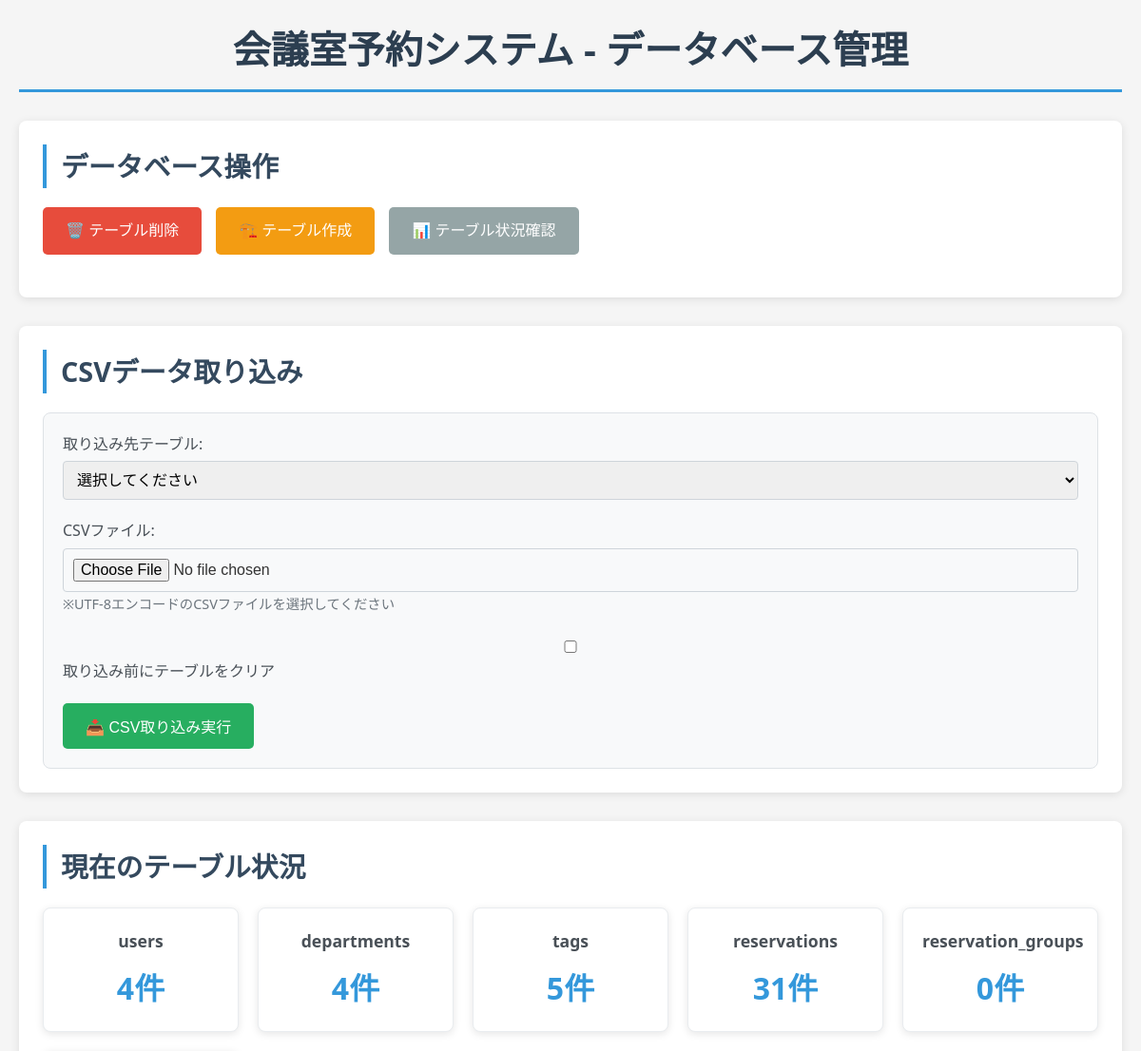
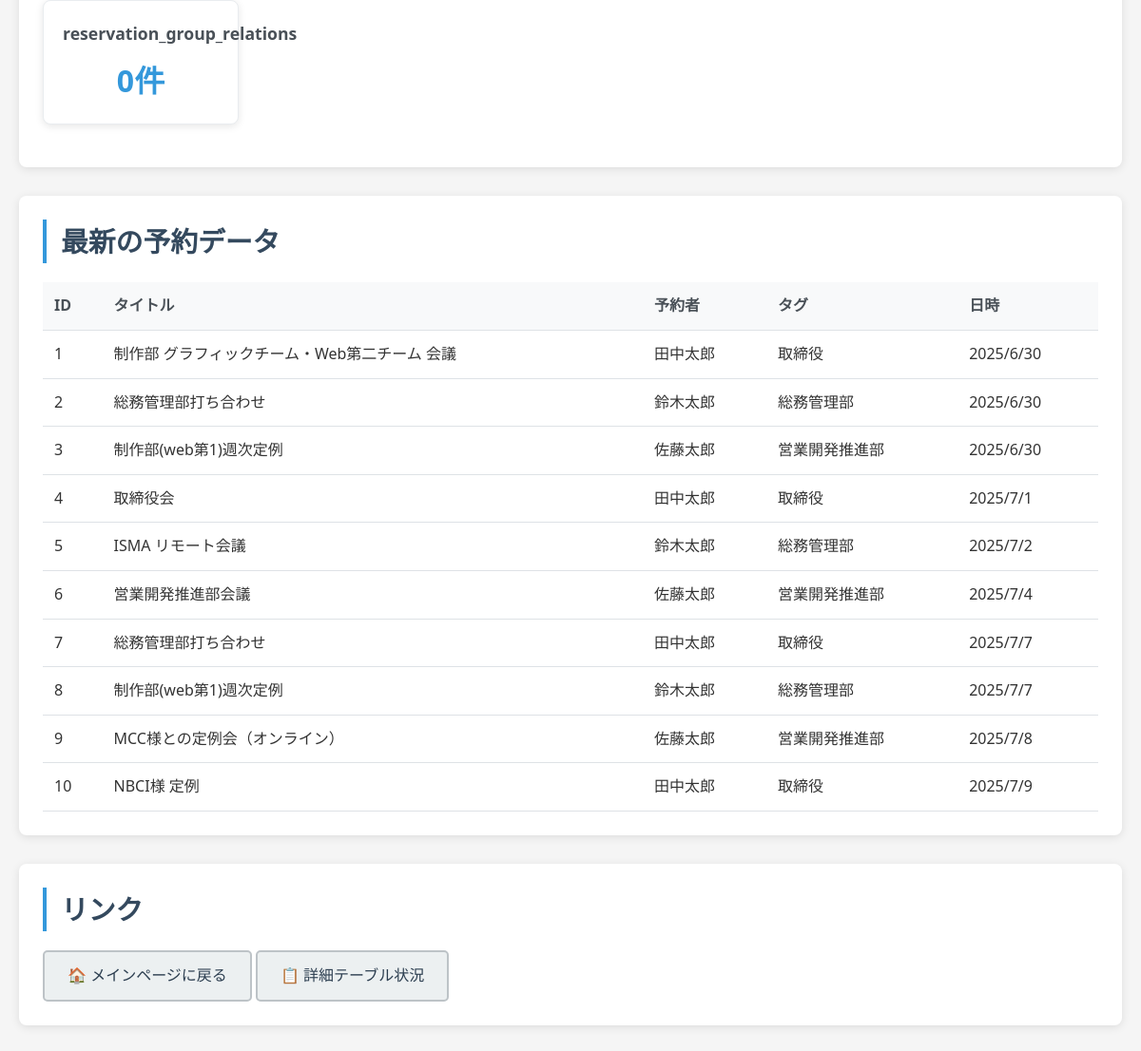
The page / on the database its author committed (2 pictures, top to bottom).
### tables this page shows
CREATE TABLE reservations (
    id INTEGER PRIMARY KEY AUTOINCREMENT,
    user_id INTEGER NOT NULL,
    tag_id INTEGER NOT NULL,
    title TEXT NOT NULL,
    description TEXT,
    date DATE NOT NULL,
    start_time DATETIME NOT NULL,
    end_time DATETIME NOT NULL,
    group_id INTEGER,
    created_at DATETIME DEFAULT CURRENT_TIMESTAMP,
    updated_at DATETIME DEFAULT CURRENT_TIMESTAMP,
    FOREIGN KEY (user_id) REFERENCES users(id),
    FOREIGN KEY (tag_id) REFERENCES tags(id),
    FOREIGN KEY (group_id) REFERENCES reservation_groups(id)
);

CREATE TABLE users (
    id INTEGER PRIMARY KEY AUTOINCREMENT,
    name TEXT NOT NULL,
    email TEXT UNIQUE NOT NULL,
    password TEXT NOT NULL,
    role TEXT DEFAULT 'user', -- 'user' or 'admin'
    department_id INTEGER DEFAULT 1,
    default_tag_id INTEGER DEFAULT 1,
    email_notification_type INTEGER DEFAULT 2, -- 1: 予約変更通知, 2: 送信しない
    tag_colors TEXT, -- JSON format: {"1": "#4299E1", "2": "#48BB78", "3": "#ED8936", "4": "#9F7AEA", "5": "#38B2AC"}
    created_at DATETIME DEFAULT CURRENT_TIMESTAMP,
    updated_at DATETIME DEFAULT CURRENT_TIMESTAMP,
    FOREIGN KEY (department_id) REFERENCES departments(id),
    FOREIGN KEY (default_tag_id) REFERENCES tags(id)
);

CREATE TABLE tags (
    id INTEGER PRIMARY KEY,
    user_id INTEGER,
    name TEXT NOT NULL UNIQUE,
    color TEXT DEFAULT '#718096',
    created_at DATETIME DEFAULT CURRENT_TIMESTAMP,
    updated_at DATETIME DEFAULT CURRENT_TIMESTAMP,
    FOREIGN KEY (user_id) REFERENCES users(id)
);

### index.php (the view, shortened to what this page needs)
<!DOCTYPE html>
<html lang="ja">
<head>
    <link rel="stylesheet" href="style.css">
</head>
<body>
    <div class="container">
        <h1>会議室予約システム - データベース管理</h1>
        <div class="section">
            <h2>データベース操作</h2>
            <div class="buttons">
                <a href="drop_tables.php" class="btn" style="background: #e74c3c; color: white;" onclick="return confirm('⚠️ 全テーブルを削除します。この操作は元に戻せません。よろしいですか？')">
                    🗑️ テーブル削除
                </a>
                <a href="create_tables.php" class="btn" style="background: #f39c12; color: white;">
                    🏗️ テーブル作成
                </a>
                <a href="table_status.php" class="btn btn-secondary">
                    📊 テーブル状況確認
                </a>
            </div>
        </div>
        <div class="section">
            <h2>CSVデータ取り込み</h2>
            <form action="csv_import.php" method="post" enctype="multipart/form-data" class="csv-form">
                <div class="form-group">
                    <label for="table_name">取り込み先テーブル:</label>
                    <select id="table_name" name="table_name" required>
                        <option value="">選択してください</option>
                    </select>
                </div>
                <div class="form-group">
                    <label for="csv_file">CSVファイル:</label>
                    <input type="file" id="csv_file" name="csv_file" accept=".csv" required>
                    <small class="help-text">※UTF-8エンコードのCSVファイルを選択してください</small>
                </div>
                <div class="form-group">
                    <label>
                        <input type="checkbox" name="clear_table" value="1">
                        取り込み前にテーブルをクリア
                    </label>
                </div>
                <button type="submit" class="btn btn-success">📥 CSV取り込み実行</button>
            </form>
        </div>
        <div class="section">
            <h2>現在のテーブル状況</h2>
            <div id="table-summary">
                <?php
                try {
                    $db = new PDO('sqlite:meeting_room.db');
                    $db->setAttribute(PDO::ATTR_ERRMODE, PDO::ERRMODE_EXCEPTION);
                    $tables = ['users', 'departments', 'tags', 'reservations', 'reservation_groups', 'reservation_group_relations'];
                    echo '<div class="table-grid">';
                    foreach ($tables as $table) {
                        try {
                            $stmt = $db->prepare("SELECT COUNT(*) as count FROM $table");
                            $stmt->execute();
                            $result = $stmt->fetch();
                            $count = $result['count'];
                            echo '<div class="table-card">';
                            echo '<h3>' . $table . '</h3>';
                            echo '<div class="count">' . number_format($count) . '件</div>';
                            echo '</div>';
                        } catch (Exception $e) {
                            echo '<div class="table-card error">';
                            echo '<h3>' . $table . '</h3>';
                            echo '<div class="count">エラー</div>';
                            echo '</div>';
                        }
                    }
                    echo '</div>';
                } catch (Exception $e) {
                    echo '<div class="error-message">データベース接続エラー: ' . htmlspecialchars($e->getMessage()) . '</div>';
                }
                ?>
            </div>
        </div>
        <div class="section">
            <h2>最新の予約データ</h2>
            <div class="recent-data">
                <?php
                try {
                    $stmt = $db->prepare("
                        SELECT r.*, u.name as user_name, t.name as tag_name
                        FROM reservations r
                        LEFT JOIN users u ON r.user_id = u.id
                        LEFT JOIN tags t ON r.tag_id = t.id
                        ORDER BY r.created_at DESC
                        LIMIT 10
                    ");
                    $stmt->execute();
                    $reservations = $stmt->fetchAll();
                    if (count($reservations) > 0) {
                        echo '<table class="data-table">';
                        echo '<tr>';
                        echo '<th>ID</th><th>タイトル</th><th>予約者</th><th>タグ</th><th>日時</th>';
                        echo '</tr>';
                        foreach ($reservations as $reservation) {
                            echo '<tr>';
                            echo '<td>' . $reservation['id'] . '</td>';
                            echo '<td>' . htmlspecialchars($reservation['title']) . '</td>';
                            echo '<td>' . htmlspecialchars($reservation['user_name'] ?? '未設定') . '</td>';
                            echo '<td>' . htmlspecialchars($reservation['tag_name'] ?? '未設定') . '</td>';
                            echo '<td>' . $reservation['date'] . ' ' . substr($reservation['start_time'], 11, 5) . '</td>';
                            echo '</tr>';
                        }
                        echo '</table>';
                    } else {
                        echo '<p class="no-data">予約データがありません</p>';
                    }
                } catch (Exception $e) {
                    echo '<div class="error-message">データ取得エラー: ' . htmlspecialchars($e->getMessage()) . '</div>';
                }
                ?>
            </div>
        </div>
        <div class="section">
            <h2>リンク</h2>
            <div class="links">
                <a href="../index.html" class="btn btn-link">🏠 メインページに戻る</a>
                <a href="table_status.php" class="btn btn-link">📋 詳細テーブル状況</a>
            </div>
        </div>
    </div>
</body>
</html>

### style.css (style rules this page uses)
* { margin: 0; padding: 0; box-sizing: border-box; }
body { font-family: 'Segoe UI', Tahoma, Geneva, Verdana, sans-serif; line-height: 1.6; color: #333; background-color: #f5f5f5; }
.container { max-width: 1200px; margin: 0 auto; padding: 20px; }
h1 { text-align: center; color: #2c3e50; margin-bottom: 30px; font-size: 2.5em; border-bottom: 3px solid #3498db; padding-bottom: 10px; }
h2 { color: #34495e; margin-bottom: 20px; font-size: 1.8em; border-left: 4px solid #3498db; padding-left: 15px; }
h3 { color: #2c3e50; margin-bottom: 15px; font-size: 1.3em; }
.section { background: white; margin-bottom: 30px; padding: 25px; border-radius: 8px; box-shadow: 0 2px 10px rgba(0, 0, 0, 0.1); }
.buttons { display: flex; gap: 15px; flex-wrap: wrap; margin-bottom: 20px; }
.btn { display: inline-block; padding: 12px 24px; text-decoration: none; border-radius: 5px; font-weight: 500; transition: all 0.3s ease; border: none; cursor: pointer; font-size: 16px; }
.btn-secondary { background: #95a5a6; color: white; }
.btn-success { background: #27ae60; color: white; }
.btn-link { background: #ecf0f1; color: #2c3e50; border: 2px solid #bdc3c7; }
.csv-form { background: #f8f9fa; padding: 20px; border-radius: 8px; border: 1px solid #dee2e6; }
.form-group { margin-bottom: 20px; }
.form-group label { display: block; margin-bottom: 5px; font-weight: 500; color: #495057; }
.form-group input, .form-group select { width: 100%; padding: 10px; border: 1px solid #ced4da; border-radius: 4px; font-size: 16px; }
.help-text { color: #6c757d; font-size: 0.9em; margin-top: 5px; }
.table-grid { display: grid; grid-template-columns: repeat(auto-fit, minmax(200px, 1fr)); gap: 20px; margin-bottom: 20px; }
.table-card { background: white; padding: 20px; border-radius: 8px; box-shadow: 0 2px 8px rgba(0, 0, 0, 0.1); text-align: center; border: 1px solid #e9ecef; }
.table-card h3 { margin-bottom: 10px; color: #495057; font-size: 1.1em; }
.table-card .count { font-size: 2em; font-weight: bold; color: #3498db; }
.data-table { width: 100%; border-collapse: collapse; margin-top: 15px; }
.data-table th, .data-table td { padding: 12px; text-align: left; border-bottom: 1px solid #dee2e6; }
.data-table th { background: #f8f9fa; font-weight: 600; color: #495057; }
.section { animation: fadeIn 0.5s ease-in-out; }

### rows shown on the page
reservations: id "1", title "制作部 グラフィックチーム・Web第二チーム 会議", user.name "田中太郎", tag.name "取締役", date "2025/6/30"
reservations: id "2", title "総務管理部打ち合わせ", user.name "鈴木太郎", tag.name "総務管理部", date "2025/6/30"
reservations: id "3", title "制作部(web第1)週次定例", user.name "佐藤太郎", tag.name "営業開発推進部", date "2025/6/30"
reservations: id "4", title "取締役会", user.name "田中太郎", tag.name "取締役", date "2025/7/1"
reservations: id "5", title "ISMA リモート会議", user.name "鈴木太郎", tag.name "総務管理部", date "2025/7/2"
reservations: id "6", title "営業開発推進部会議", user.name "佐藤太郎", tag.name "営業開発推進部", date "2025/7/4"
reservations: id "7", title "総務管理部打ち合わせ", user.name "田中太郎", tag.name "取締役", date "2025/7/7"
reservations: id "8", title "制作部(web第1)週次定例", user.name "鈴木太郎", tag.name "総務管理部", date "2025/7/7"
reservations: id "9", title "MCC様との定例会（オンライン）", user.name "佐藤太郎", tag.name "営業開発推進部", date "2025/7/8"
reservations: id "10", title "NBCI様 定例", user.name "田中太郎", tag.name "取締役", date "2025/7/9"

### other values the page prints
$table "users"
$count "4"
$table "departments"
$table "tags"
$count "5"
$table "reservations"
$count "31"
$table "reservation_groups"
$count "0"
$table "reservation_group_relations"
